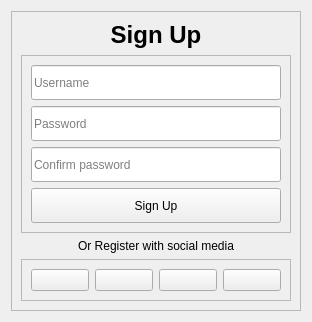
                <widget class="QWidget" name="signup_pg">
                 <layout class="QVBoxLayout" name="verticalLayout_11">
                  <item alignment="Qt::AlignVCenter">
                   <widget class="QFrame" name="frame_6">
                    <property name="frameShape">
                     <enum>QFrame::StyledPanel</enum>
                    </property>
                    <property name="frameShadow">
                     <enum>QFrame::Raised</enum>
                    </property>
                    <layout class="QVBoxLayout" name="verticalLayout_9">
                     <item>
                      <widget class="QLabel" name="label_10">
                       <property name="maximumSize">
                        <size>
                         <width>16777215</width>
                         <height>16777210</height>
                        </size>
                       </property>
                       <property name="text">
                        <string>&lt;html&gt;&lt;head/&gt;&lt;body&gt;&lt;p align=&quot;center&quot;&gt;&lt;span style=&quot; font-size:18pt; font-weight:600;&quot;&gt;Sign Up&lt;/span&gt;&lt;/p&gt;&lt;/body&gt;&lt;/html&gt;</string>
                       </property>
                      </widget>
                     </item>
                     <item alignment="Qt::AlignHCenter|Qt::AlignVCenter">
                      <widget class="QFrame" name="frame_7">
                       <property name="minimumSize">
                        <size>
                         <width>200</width>
                         <height>0</height>
                        </size>
                       </property>
                       <property name="frameShape">
                        <enum>QFrame::StyledPanel</enum>
                       </property>
                       <property name="frameShadow">
                        <enum>QFrame::Raised</enum>
                       </property>
                       <layout class="QVBoxLayout" name="verticalLayout_10">
                        <item>
                         <widget class="QLineEdit" name="usernameInput_2">
                          <property name="minimumSize">
                           <size>
                            <width>250</width>
                            <height>35</height>
                           </size>
                          </property>
                          <property name="maximumSize">
                           <size>
                            <width>250</width>
                            <height>35</height>
                           </size>
                          </property>
                          <property name="placeholderText">
                           <string>Username</string>
                          </property>
                         </widget>
                        </item>
                        <item>
                         <widget class="QLineEdit" name="passwordInput_2">
                          <property name="minimumSize">
                           <size>
                            <width>250</width>
                            <height>35</height>
                           </size>
                          </property>
                          <property name="maximumSize">
                           <size>
                            <width>250</width>
                            <height>35</height>
                           </size>
                          </property>
                          <property name="echoMode">
                           <enum>QLineEdit::Password</enum>
                          </property>
                          <property name="placeholderText">
                           <string>Password</string>
                          </property>
                         </widget>
                        </item>
                        <item>
                         <widget class="QLineEdit" name="confirmInput">
                          <property name="minimumSize">
                           <size>
                            <width>250</width>
                            <height>35</height>
                           </size>
                          </property>
                          <property name="maximumSize">
                           <size>
                            <width>250</width>
                            <height>35</height>
                           </size>
                          </property>
                          <property name="echoMode">
                           <enum>QLineEdit::Password</enum>
                          </property>
                          <property name="alignment">
                           <set>Qt::AlignLeading|Qt::AlignLeft|Qt::AlignVCenter</set>
                          </property>
                          <property name="placeholderText">
                           <string>Confirm password</string>
                          </property>
                         </widget>
                        </item>
                        <item alignment="Qt::AlignHCenter">
                         <widget class="QPushButton" name="signupBtn">
                          <property name="minimumSize">
                           <size>
                            <width>250</width>
                            <height>35</height>
                           </size>
                          </property>
                          <property name="maximumSize">
                           <size>
                            <width>250</width>
                            <height>35</height>
                           </size>
                          </property>
                          <property name="cursor">
                           <cursorShape>PointingHandCursor</cursorShape>
                          </property>
                          <property name="text">
                           <string>Sign Up</string>
                          </property>
                         </widget>
                        </item>
                       </layout>
                      </widget>
                     </item>
                     <item>
                      <widget class="QLabel" name="label_12">
                       <property name="text">
                        <string>Or Register with social media</string>
                       </property>
                       <property name="alignment">
                        <set>Qt::AlignCenter</set>
                       </property>
                      </widget>
                     </item>
                     <item>
                      <widget class="QFrame" name="frame_8">
                       <property name="frameShape">
                        <enum>QFrame::StyledPanel</enum>
                       </property>
                       <property name="frameShadow">
                        <enum>QFrame::Raised</enum>
                       </property>
                       <layout class="QHBoxLayout" name="horizontalLayout_4">
                        <item>
                         <widget class="QPushButton" name="google_2">
                          <property name="cursor">
                           <cursorShape>PointingHandCursor</cursorShape>
                          </property>
                          <property name="text">
                           <string/>
                          </property>
                          <property name="icon">
                           <iconset resource="../Qss/icons/_icons.qrc">
                            <normaloff>:/font_awesome_brands/icons/font_awesome/brands/google-plus-g.png</normaloff>:/font_awesome_brands/icons/font_awesome/brands/google-plus-g.png</iconset>
                          </property>
                          <property name="iconSize">
                           <size>
                            <width>24</width>
                            <height>24</height>
                           </size>
                          </property>
                         </widget>
                        </item>
                        <item>
                         <widget class="QPushButton" name="facebook_2">
                          <property name="cursor">
                           <cursorShape>PointingHandCursor</cursorShape>
                          </property>
                          <property name="text">
                           <string/>
                          </property>
                          <property name="icon">
                           <iconset resource="../Qss/icons/_icons.qrc">
                            <normaloff>:/font_awesome_brands/icons/font_awesome/brands/facebook-f.png</normaloff>:/font_awesome_brands/icons/font_awesome/brands/facebook-f.png</iconset>
                          </property>
                          <property name="iconSize">
                           <size>
                            <width>24</width>
                            <height>24</height>
                           </size>
                          </property>
                         </widget>
                        </item>
                        <item>
                         <widget class="QPushButton" name="twitter_2">
                          <property name="cursor">
                           <cursorShape>PointingHandCursor</cursorShape>
                          </property>
                          <property name="text">
                           <string/>
                          </property>
                          <property name="icon">
                           <iconset resource="../Qss/icons/_icons.qrc">
                            <normaloff>:/font_awesome_brands/icons/font_awesome/brands/square-x-twitter.png</normaloff>:/font_awesome_brands/icons/font_awesome/brands/square-x-twitter.png</iconset>
                          </property>
                          <property name="iconSize">
                           <size>
                            <width>24</width>
                            <height>24</height>
                           </size>
                          </property>
                         </widget>
                        </item>
                        <item>
                         <widget class="QPushButton" name="github_2">
                          <property name="cursor">
                           <cursorShape>PointingHandCursor</cursorShape>
                          </property>
                          <property name="text">
                           <string/>
                          </property>
                          <property name="icon">
                           <iconset resource="../Qss/icons/_icons.qrc">
                            <normaloff>:/font_awesome_brands/icons/font_awesome/brands/github.png</normaloff>:/font_awesome_brands/icons/font_awesome/brands/github.png</iconset>
                          </property>
                          <property name="iconSize">
                           <size>
                            <width>24</width>
                            <height>24</height>
                           </size>
                          </property>
                         </widget>
                        </item>
                       </layout>
                      </widget>
                     </item>
                    </layout>
                   </widget>
                  </item>
                 </layout>
                </widget>
